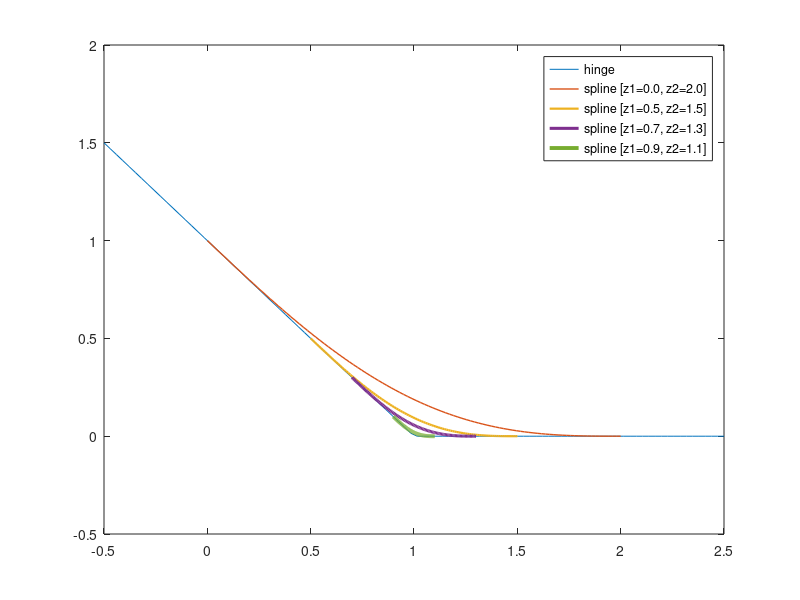

Source code (MATLAB):
x = linspace(-0.5,2.5);

% Hinge loss
hinge = @(z) max(0, 1-z);

% 5-th order spline with parameters a0-a5
p = @(z) a(1)*z.^5 + a(2)*z.^4 + a(3)*z.^3 + a(4)*z.^2 + a(5)*z + a(6);
dp = @(z) 5*a(1)*z.^4 + 4*a(2)*z.^3 + 3*a(3)*z.^2 + 2*a(4)*z + a(5);
ddp = @(z) 20*a(1)*z.^3 + 12*a(2)*z.^2 + 6*a(3)*z + 2*a(4);

z1 = 0.5;
z2 = 1.5;

% z1 = 0.9;
% z2 = 1.1;

zz = linspace(z1,z2);

% Devise system of linear equations with the following equations (left side
% is X, right side is y)
% p(z1)   = 1-z1
% p(z2)   = 0
% p'(z1)  = -1
% p'(z2)  = 0
% p''(z1) = 0
% p''(z2) = 0

X = [1*z1^5, 1*z1^4, 1*z1^3, 1*z1^2, 1*z1, 1;
     1*z2^5, 1*z2^4, 1*z2^3, 1*z2^2, 1*z2, 1;
     5*z1^4, 4*z1^3, 3*z1^2, 2*z1^1, 1, 0;
     5*z2^4, 4*z2^3, 3*z2^2, 2*z2^1, 1, 0;
     20*z1^3, 12*z1^2, 6*z1^1, 2, 0, 0;
     20*z2^3, 12*z2^2, 6*z2^1, 2, 0, 0];
y = [1-z1, 0, -1, 0, 0 ,0]';
 
Z = [0, 2; 0.5 1.5; 0.7 1.3; 0.9, 1.1];

%% Plot example
lab = cell(1,1+size(Z,1));
lab{1} = 'hinge';
figure
plot(x, hinge(x))
hold all
for ii=1:size(Z,1)
    z1 = Z(ii,1); z2 = Z(ii,2);
    y = [1-z1, 0, -1, 0, 0 ,0]';
    X = [1*z1^5, 1*z1^4, 1*z1^3, 1*z1^2, 1*z1, 1;
        1*z2^5, 1*z2^4, 1*z2^3, 1*z2^2, 1*z2, 1;
        5*z1^4, 4*z1^3, 3*z1^2, 2*z1^1, 1, 0;
        5*z2^4, 4*z2^3, 3*z2^2, 2*z2^1, 1, 0;
        20*z1^3, 12*z1^2, 6*z1^1, 2, 0, 0;
        20*z2^3, 12*z2^2, 6*z2^1, 2, 0, 0];
    a = X\y;
    p = @(z) a(1)*z.^5 + a(2)*z.^4 + a(3)*z.^3 + a(4)*z.^2 + a(5)*z + a(6);
    zz = linspace(z1,z2);
    plot(zz, p(zz),'LineWidth',1+(ii-1)*0.6)
    lab{ii+1} = sprintf('spline [z1=%1.1f, z2=%1.1f]',z1,z2);
end
legend(lab)